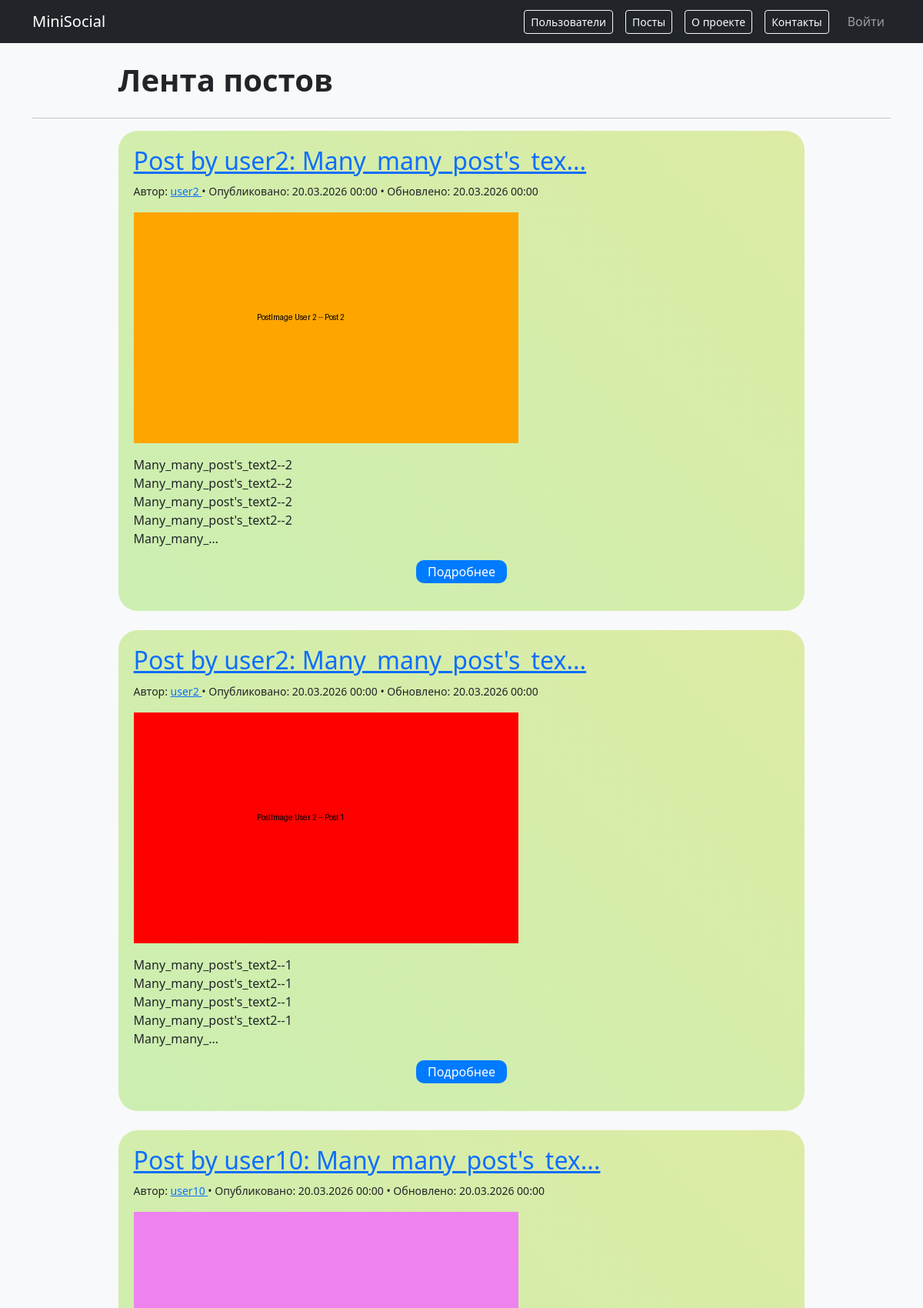
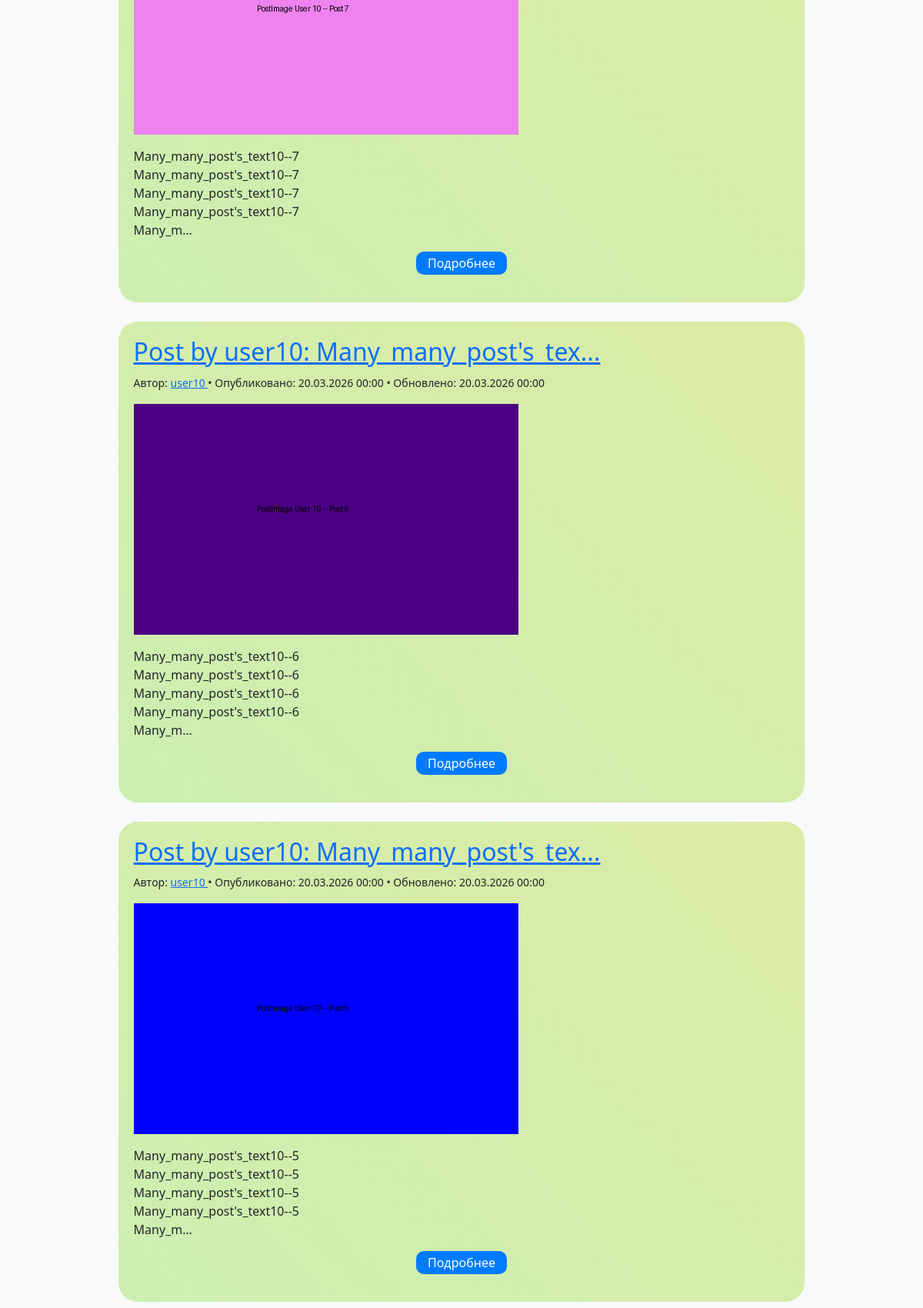
The page / (upper part) on the database its author committed (2 pictures, top to bottom).
### posts/models.py (models this page shows, shortened)
class Post(models.Model):
    author = models.ForeignKey("users.CustomUser", on_delete=models.CASCADE, related_name='posts')
    content = models.TextField(verbose_name="Текст поста", blank=False, help_text="Минимум 2 символа")
    image = models.ImageField(verbose_name="Изображение", blank=False, upload_to='posts/%Y/%m/%d/')
    created_at = models.DateTimeField(auto_now_add=True)
    updated_at = models.DateTimeField(auto_now=True)
    class Meta:
        ordering = ('-created_at',)  # сортировка по дате (новые сверху)
        indexes = (
            models.Index(
                fields=[
                    'author',
                    '-created_at'
                ]
            ),
        )
    def __str__(self):
        preview = (self.content[:20] + "...") if self.content else ""
        return f'Post by {self.author.username}: {preview}'

### users/models.py (models this page shows, shortened)
class CustomUser(AbstractUser):
    email = models.EmailField(max_length=254, verbose_name="Почта", unique=True)
    username = models.CharField(max_length=150, verbose_name="Логин", unique=True)
    avatar = models.ImageField(verbose_name="Аватар", blank=True, null=True, upload_to='avatars/')
    bio = models.TextField(max_length=500, verbose_name="О себе", blank=True, null=True)
    date_of_birth = models.DateField(verbose_name="Дата рождения", blank=True, null=True)
    class Meta:
        ordering = ("pk", "username")
        verbose_name = "Пользователь"
        verbose_name_plural = "Пользователи"

### posts/views.py (the view)
# urls.py: path('', views.PostListView.as_view(), name='post_list'),
class PostListView(ListView):
    model = Post
    template_name = "posts/post_list.html"
    context_object_name = "posts"
    paginate_by = 10  # Пагинация оп 10 постов на странице

### templates/posts/post_list.html (shortened to what this page needs)
{% extends "base.html" %}
{% block content %}
  <h1 class="frame_width">
    <b>
      Лента постов
    </b>
  </h1>
  <hr>
  {% if posts %}
    {% for post in posts %}
      <article class="additional_design frame_width gradient_posts">
        <h2>
          <a href="{% url 'posts:post_detail' post.pk %}">
            {{ post|truncatechars:50 }}
          </a>
        </h2>
        <p>
          <small>
            Автор: <a href="{% url 'users:profile' post.author.username %}">
                    {{ post.author.username }}
                  </a> •
            Опубликовано: {{ post.created_at|date:"d.m.Y H:i" }} •
            Обновлено: {{ post.updated_at|date:"d.m.Y H:i" }}
          </small>
        </p>
        {% if post.image %}
          <img src="{{ post.image.url }}" alt="Изображение к посту" style="max-width: 100%; height: auto;">
        {% endif %}
        {% if post.content %}
          <p>{{ post.content|linebreaks|truncatechars:150 }}</p>
        {% endif %}
        <p style="text-align: center;">
          <a href="{% url 'posts:post_detail' post.pk %}">
            <button type="submit"
                    style="background-color: #007bff; color: white; border: none; padding: 3px 15px; border-radius: 10px;">
              Подробнее
            </button>
          </a>
        </p>
      </article>
    {% endfor %}
    <br>
  {% else %}
    <p>Постов пока нет.</p>
  {% endif %}
{% endblock %}

### templates/base.html (shortened to what this page needs)
{% load static %}
<!DOCTYPE html>
<html lang="ru">
<head>
    <link href="https://cdn.jsdelivr.net/npm/bootstrap@5.3.3/dist/css/bootstrap.min.css" rel="stylesheet">
    <link rel="stylesheet" href="{% static 'css/additional_design.css' %}">
</head>
<body class="bg-light">
    {% include "includes/header.html"%}
    <div class="container">
        {% block content %}{% endblock %}
    </div>
</body>
</html>

### templates/includes/header.html
{%load static %}
{% with request.resolver_match.view_name as view_name %}
<nav class="navbar navbar-expand-lg navbar-dark bg-dark mb-4">
        <div class="container">
            <a class="navbar-brand" href="{% url 'posts:post_list' %}">MiniSocial</a>
            <div class="navbar-nav ms-auto align-items-center">
                <a href="{% url 'users:profiles' %}" class="btn btn-sm btn-outline-light me-3">
                   Пользователи
                </a>
                <a href="{% url 'posts:post_list' %}" class="btn btn-sm btn-outline-light me-3">
                    Посты
                </a>
                <a href="{% url 'pages:about' %}" class="btn btn-sm btn-outline-light me-3">
                    О проекте
                </a>
                <a href="{% url 'pages:contacts' %}" class="btn btn-sm btn-outline-light me-3">
                    Контакты
                </a>
                {% if user.is_authenticated %}
                    <span class="nav-item nav-link text-white me-3">Привет, {{ user.username }}</span>
                    <a href="{% url 'posts:post_create' %}" class="btn btn-sm btn-outline-light me-3">
                        Создать пост
                    </a>
                    <form action="{% url 'users:logout' %}" method="post" style="display: inline;">
                        {% csrf_token %}
                        <button type="submit"
                                class="btn btn-sm btn-danger"
                                style="padding: 6px 12px;">
                            Выйти
                        </button>
                    </form>
                {% else %}
                    <a class="nav-link" href="{% url 'users:login' %}">
                        Войти
                    </a>
                {% endif %}
            </div>
        </div>
    </nav>
{% endwith %}

### static/css/additional_design.css (style rules this page uses)
.additional_design { border-radius: 25px; padding: 20px 20px 20px 20px; margin: 3px 10% 25px 10%; }
.frame_width { width: 80%; margin: 3px 10% 25px 10%; }
.gradient_posts { background: linear-gradient(45deg, #5fec746b, #f8cb0471); background-size: 400% 400%; animation: gradient-change 7s ease infinite; }

### rows shown on the page
Post: content+author "Post by user2: Many_many_post's_tex...", author.username "user2", created_at "20.03.2026 00:00", updated_at "20.03.2026 00:00", image (picture), content "Many_many_post's_text2--2 Many_many_post's_text2--2 Many_many_post's_text2--2 Many_many_post's_text2--2 Many_many_…"
Post: content+author "Post by user2: Many_many_post's_tex...", author.username "user2", created_at "20.03.2026 00:00", updated_at "20.03.2026 00:00", image (picture), content "Many_many_post's_text2--1 Many_many_post's_text2--1 Many_many_post's_text2--1 Many_many_post's_text2--1 Many_many_…"
Post: content+author "Post by user10: Many_many_post's_tex...", author.username "user10", created_at "20.03.2026 00:00", updated_at "20.03.2026 00:00", image (picture), content "Many_many_post's_text10--7 Many_many_post's_text10--7 Many_many_post's_text10--7 Many_many_post's_text10--7 Many_m…"
Post: content+author "Post by user10: Many_many_post's_tex...", author.username "user10", created_at "20.03.2026 00:00", updated_at "20.03.2026 00:00", image (picture), content "Many_many_post's_text10--6 Many_many_post's_text10--6 Many_many_post's_text10--6 Many_many_post's_text10--6 Many_m…"
Post: content+author "Post by user10: Many_many_post's_tex...", author.username "user10", created_at "20.03.2026 00:00", updated_at "20.03.2026 00:00", image (picture), content "Many_many_post's_text10--5 Many_many_post's_text10--5 Many_many_post's_text10--5 Many_many_post's_text10--5 Many_m…"
